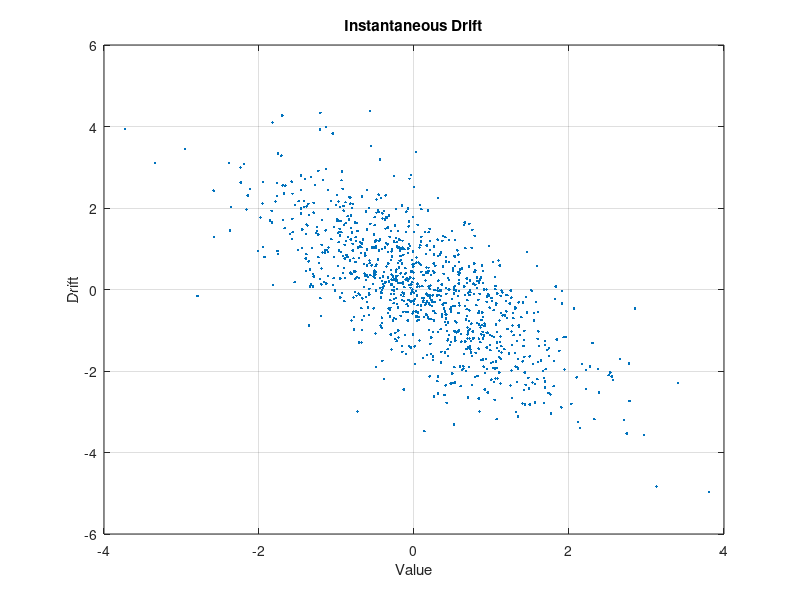
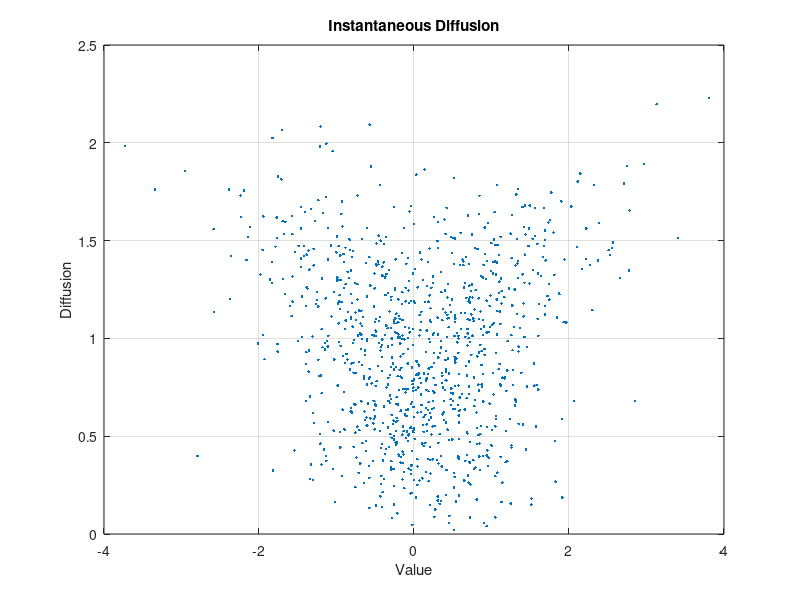

Here is the MATLAB script that generated these plots, in order:
% Example time series data
time_series = randn(1, 1000); % Replace with your time series data
dt = 1; % Time step (adjust as needed)

% Calculate instantaneous drift and diffusion
drift = diff(time_series) / dt; % First derivative (drift)
diffusion = sqrt(abs(drift)); % Approximation of diffusion

% Plot instantaneous drift
figure;
plot(time_series(1:end-1), drift, '.');
xlabel('Value');
ylabel('Drift');
title('Instantaneous Drift');
grid on;

% Plot instantaneous diffusion
figure;
plot(time_series(1:end-1), diffusion, '.');
xlabel('Value');
ylabel('Diffusion');
title('Instantaneous Diffusion');
grid on;